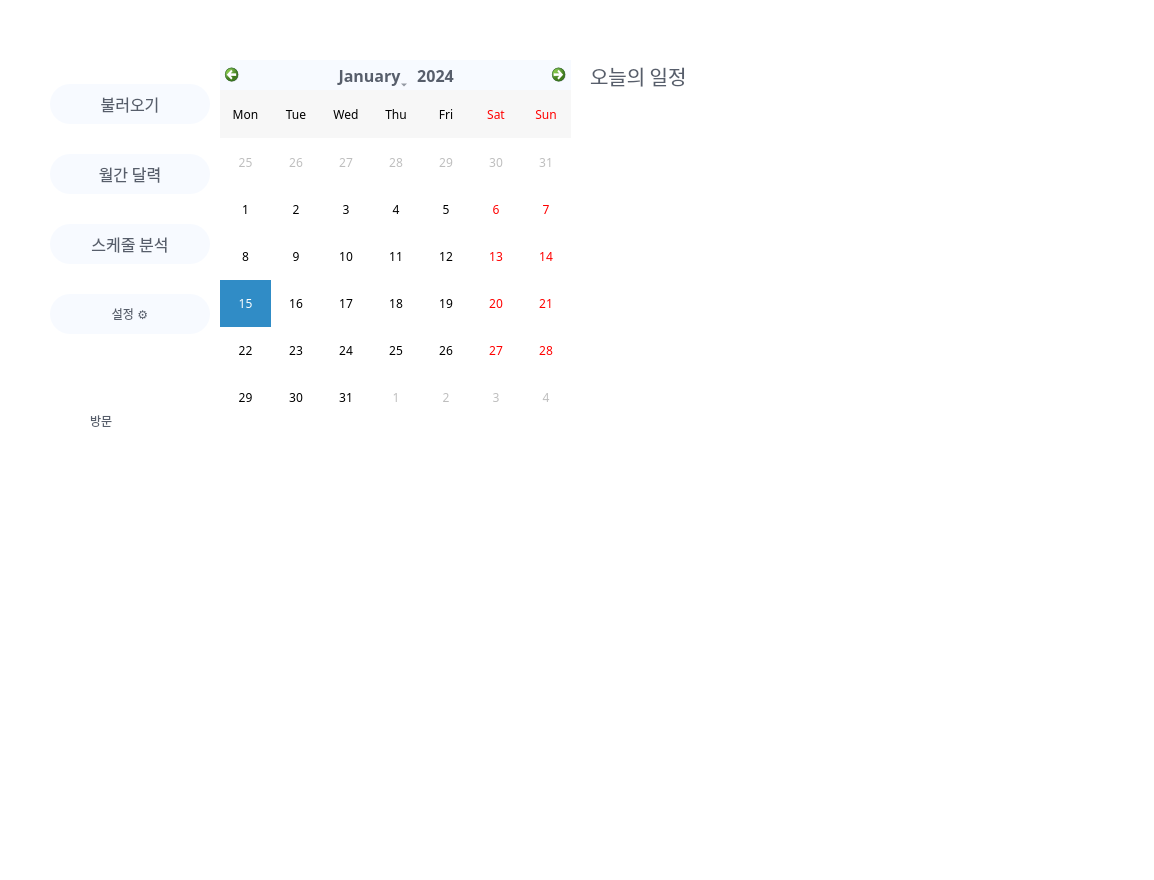
<?xml version="1.0" encoding="UTF-8"?>
<ui version="4.0">
 <class>main</class>
 <widget class="QDialog" name="main">
  <property name="geometry">
   <rect>
    <x>0</x>
    <y>0</y>
    <width>1154</width>
    <height>880</height>
   </rect>
  </property>
  <property name="windowTitle">
   <string>Dialog</string>
  </property>
  <property name="styleSheet">
   <string notr="true">#main{
	background-color: white;
}
QPushButton { 
	color: #575e6b;
	background-color: #f7faff;
	border-radius: 5px;
	font:12pt &quot;KoPub돋움체 Light&quot;;
}

QPushButton:hover{ 
	color: #f7faff;
	background-color: #575e6b;
}
QCalendarWidget QToolButton{
	color: #575e6b;
}
#qt_calendar_navigationbar {
	color: #575e6b;
    background: #f7faff;
	font-size: 16px;
	font-color: #575e6b;
}

QTableView#today, QTableView#weeks{
	border: none;
	background-color: #f7faff;
}

QLabel{
	color: #575e6b;
	font: 15pt &quot;KoPub돋움체 Light&quot;;
	align: center;
}

QVBoxLayout#today QPushButton#pushButton{
		min-height: 35px;
}

</string>
  </property>
  <widget class="QCalendarWidget" name="calendarWidget">
   <property name="geometry">
    <rect>
     <x>220</x>
     <y>60</y>
     <width>351</width>
     <height>361</height>
    </rect>
   </property>
   <property name="font">
    <font>
     <family>KoPub돋움체 Light</family>
    </font>
   </property>
   <property name="styleSheet">
    <string notr="true"/>
   </property>
   <property name="gridVisible">
    <bool>false</bool>
   </property>
   <property name="horizontalHeaderFormat">
    <enum>QCalendarWidget::ShortDayNames</enum>
   </property>
   <property name="verticalHeaderFormat">
    <enum>QCalendarWidget::NoVerticalHeader</enum>
   </property>
   <property name="dateEditEnabled">
    <bool>true</bool>
   </property>
   <property name="dateEditAcceptDelay">
    <number>1500</number>
   </property>
  </widget>
  <widget class="QLabel" name="label">
   <property name="geometry">
    <rect>
     <x>590</x>
     <y>50</y>
     <width>131</width>
     <height>51</height>
    </rect>
   </property>
   <property name="font">
    <font>
     <family>KoPub돋움체 Light</family>
     <pointsize>15</pointsize>
     <weight>50</weight>
     <italic>false</italic>
     <bold>false</bold>
    </font>
   </property>
   <property name="text">
    <string>오늘의 일정</string>
   </property>
  </widget>
  <widget class="QWidget" name="verticalLayoutWidget">
   <property name="geometry">
    <rect>
     <x>590</x>
     <y>100</y>
     <width>521</width>
     <height>341</height>
    </rect>
   </property>
   <layout class="QVBoxLayout" name="today"/>
  </widget>
  <widget class="QWidget" name="verticalLayoutWidget_2">
   <property name="geometry">
    <rect>
     <x>90</x>
     <y>450</y>
     <width>1021</width>
     <height>401</height>
    </rect>
   </property>
   <layout class="QVBoxLayout" name="vBoxGraph"/>
  </widget>
  <widget class="QLabel" name="label_2">
   <property name="geometry">
    <rect>
     <x>90</x>
     <y>400</y>
     <width>51</width>
     <height>41</height>
    </rect>
   </property>
   <property name="text">
    <string>방문</string>
   </property>
  </widget>
  <widget class="QWidget" name="verticalLayoutWidget_3">
   <property name="geometry">
    <rect>
     <x>50</x>
     <y>60</y>
     <width>160</width>
     <height>301</height>
    </rect>
   </property>
   <layout class="QVBoxLayout" name="vLayout_btns">
    <item>
     <widget class="QPushButton" name="getScheduleBtn">
      <property name="font">
       <font>
        <family>KoPub돋움체 Light</family>
        <pointsize>12</pointsize>
       </font>
      </property>
      <property name="styleSheet">
       <string notr="true">border-radius: 20px;
min-height: 40px;</string>
      </property>
      <property name="text">
       <string>불러오기</string>
      </property>
     </widget>
    </item>
    <item>
     <widget class="QPushButton" name="monthlyBtn">
      <property name="font">
       <font>
        <family>KoPub돋움체 Light</family>
        <pointsize>12</pointsize>
       </font>
      </property>
      <property name="styleSheet">
       <string notr="true">border-radius: 20px;
min-height: 40px;</string>
      </property>
      <property name="text">
       <string>월간 달력</string>
      </property>
     </widget>
    </item>
    <item>
     <widget class="QPushButton" name="scheduleAnalysisBtn">
      <property name="font">
       <font>
        <family>KoPub돋움체 Light</family>
        <pointsize>12</pointsize>
       </font>
      </property>
      <property name="styleSheet">
       <string notr="true">border-radius: 20px;
min-height: 40px;</string>
      </property>
      <property name="text">
       <string>스케줄 분석</string>
      </property>
     </widget>
    </item>
    <item>
     <widget class="QPushButton" name="settingsBtn">
      <property name="styleSheet">
       <string notr="true">border-radius: 20px;
min-height: 40px;</string>
      </property>
      <property name="text">
       <string>설정 ⚙</string>
      </property>
     </widget>
    </item>
   </layout>
  </widget>
 </widget>
 <resources/>
 <connections/>
</ui>
